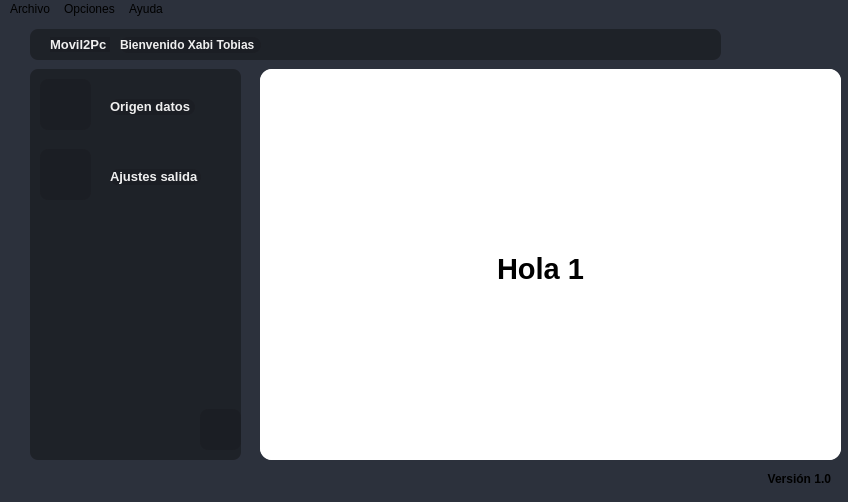
<?xml version="1.0" encoding="UTF-8"?>
<ui version="4.0">
 <class>MainWindow</class>
 <widget class="QMainWindow" name="MainWindow">
  <property name="geometry">
   <rect>
    <x>0</x>
    <y>0</y>
    <width>848</width>
    <height>502</height>
   </rect>
  </property>
  <property name="windowTitle">
   <string>MainWindow</string>
  </property>
  <property name="styleSheet">
   <string notr="true">background-color: rgb(44, 49, 60);</string>
  </property>
  <widget class="QWidget" name="centralwidget">
   <widget class="QFrame" name="FrameCabecera">
    <property name="geometry">
     <rect>
      <x>30</x>
      <y>10</y>
      <width>691</width>
      <height>31</height>
     </rect>
    </property>
    <property name="styleSheet">
     <string notr="true">background-color: rgba(27, 29, 35, 200);
border-radius: 8px;</string>
    </property>
    <widget class="QLabel" name="titApp">
     <property name="geometry">
      <rect>
       <x>20</x>
       <y>8</y>
       <width>60</width>
       <height>15</height>
      </rect>
     </property>
     <property name="maximumSize">
      <size>
       <width>60</width>
       <height>16777215</height>
      </size>
     </property>
     <property name="styleSheet">
      <string notr="true">font: 8pt &quot;Century Gothic&quot;;</string>
     </property>
     <property name="text">
      <string>&lt;html&gt;&lt;head/&gt;&lt;body&gt;&lt;p&gt;&lt;span style=&quot; font-size:10pt; font-weight:600; color:#efefef;&quot;&gt;Movil2Pc&lt;/span&gt;&lt;/p&gt;&lt;/body&gt;&lt;/html&gt;</string>
     </property>
    </widget>
    <widget class="QLabel" name="MensBienve">
     <property name="geometry">
      <rect>
       <x>90</x>
       <y>8</y>
       <width>141</width>
       <height>16</height>
      </rect>
     </property>
     <property name="maximumSize">
      <size>
       <width>150</width>
       <height>150</height>
      </size>
     </property>
     <property name="styleSheet">
      <string notr="true">font: 8pt &quot;Century Gothic&quot;;</string>
     </property>
     <property name="frameShape">
      <enum>QFrame::NoFrame</enum>
     </property>
     <property name="text">
      <string>&lt;html&gt;&lt;head/&gt;&lt;body&gt;&lt;p&gt;&lt;span style=&quot; font-size:9pt; font-weight:600; color:#efefef;&quot;&gt;Bienvenido Xabi Tobias&lt;/span&gt;&lt;/p&gt;&lt;/body&gt;&lt;/html&gt;</string>
     </property>
    </widget>
   </widget>
   <widget class="QLabel" name="gui_labelp">
    <property name="geometry">
     <rect>
      <x>760</x>
      <y>450</y>
      <width>71</width>
      <height>21</height>
     </rect>
    </property>
    <property name="text">
     <string>&lt;html&gt;&lt;head/&gt;&lt;body&gt;&lt;p align=&quot;right&quot;&gt;&lt;span style=&quot; font-weight:600;&quot;&gt;Versión 1.0&lt;/span&gt;&lt;/p&gt;&lt;/body&gt;&lt;/html&gt;</string>
    </property>
    <property name="scaledContents">
     <bool>false</bool>
    </property>
   </widget>
   <widget class="QFrame" name="frameOpciones">
    <property name="geometry">
     <rect>
      <x>30</x>
      <y>50</y>
      <width>211</width>
      <height>391</height>
     </rect>
    </property>
    <property name="styleSheet">
     <string notr="true">background-color: rgba(27, 29, 35, 200);
border-radius: 8px;</string>
    </property>
    <property name="frameShape">
     <enum>QFrame::StyledPanel</enum>
    </property>
    <property name="frameShadow">
     <enum>QFrame::Raised</enum>
    </property>
    <widget class="QPushButton" name="btn_ajuEntrada">
     <property name="geometry">
      <rect>
       <x>10</x>
       <y>10</y>
       <width>51</width>
       <height>51</height>
      </rect>
     </property>
     <property name="styleSheet">
      <string notr="true">image: url(:/imagenes/ajuEntrada.png);</string>
     </property>
     <property name="text">
      <string/>
     </property>
    </widget>
    <widget class="QPushButton" name="btn_ajuSalida">
     <property name="geometry">
      <rect>
       <x>10</x>
       <y>80</y>
       <width>51</width>
       <height>51</height>
      </rect>
     </property>
     <property name="styleSheet">
      <string notr="true">image: url(:/imagenes/ajuSalida.png);</string>
     </property>
     <property name="text">
      <string/>
     </property>
    </widget>
    <widget class="QLabel" name="titApp_2">
     <property name="geometry">
      <rect>
       <x>80</x>
       <y>30</y>
       <width>85</width>
       <height>16</height>
      </rect>
     </property>
     <property name="maximumSize">
      <size>
       <width>120</width>
       <height>16777215</height>
      </size>
     </property>
     <property name="styleSheet">
      <string notr="true">font: 8pt &quot;Century Gothic&quot;;</string>
     </property>
     <property name="text">
      <string>&lt;html&gt;&lt;head/&gt;&lt;body&gt;&lt;p&gt;&lt;span style=&quot; font-size:10pt; font-weight:600; color:#efefef;&quot;&gt;Origen datos&lt;/span&gt;&lt;/p&gt;&lt;/body&gt;&lt;/html&gt;</string>
     </property>
    </widget>
    <widget class="QLabel" name="titApp_3">
     <property name="geometry">
      <rect>
       <x>80</x>
       <y>100</y>
       <width>91</width>
       <height>16</height>
      </rect>
     </property>
     <property name="maximumSize">
      <size>
       <width>120</width>
       <height>16777215</height>
      </size>
     </property>
     <property name="styleSheet">
      <string notr="true">font: 8pt &quot;Century Gothic&quot;;</string>
     </property>
     <property name="text">
      <string>&lt;html&gt;&lt;head/&gt;&lt;body&gt;&lt;p&gt;&lt;span style=&quot; font-size:10pt; font-weight:600; color:#efefef;&quot;&gt;Ajustes salida&lt;/span&gt;&lt;/p&gt;&lt;/body&gt;&lt;/html&gt;</string>
     </property>
    </widget>
    <widget class="QPushButton" name="btn_log">
     <property name="geometry">
      <rect>
       <x>170</x>
       <y>340</y>
       <width>41</width>
       <height>41</height>
      </rect>
     </property>
     <property name="styleSheet">
      <string notr="true">image: url(:/imagenes/log.png);</string>
     </property>
     <property name="text">
      <string/>
     </property>
    </widget>
   </widget>
   <widget class="QFrame" name="framePrincipal1">
    <property name="geometry">
     <rect>
      <x>260</x>
      <y>50</y>
      <width>581</width>
      <height>391</height>
     </rect>
    </property>
    <property name="styleSheet">
     <string notr="true">background-color: rgb(255,255,255);
border-radius: 12px;</string>
    </property>
    <property name="frameShape">
     <enum>QFrame::StyledPanel</enum>
    </property>
    <property name="frameShadow">
     <enum>QFrame::Raised</enum>
    </property>
    <widget class="QLabel" name="Hola1">
     <property name="geometry">
      <rect>
       <x>190</x>
       <y>170</y>
       <width>181</width>
       <height>61</height>
      </rect>
     </property>
     <property name="text">
      <string>&lt;html&gt;&lt;head/&gt;&lt;body&gt;&lt;p align=&quot;center&quot;&gt;&lt;span style=&quot; font-size:22pt; font-weight:600;&quot;&gt;Hola 1&lt;/span&gt;&lt;/p&gt;&lt;/body&gt;&lt;/html&gt;</string>
     </property>
    </widget>
   </widget>
   <widget class="QFrame" name="framePrincipal2">
    <property name="geometry">
     <rect>
      <x>260</x>
      <y>50</y>
      <width>581</width>
      <height>391</height>
     </rect>
    </property>
    <property name="styleSheet">
     <string notr="true">background-color: rgb(255,255,255);
border-radius: 12px;</string>
    </property>
    <property name="frameShape">
     <enum>QFrame::StyledPanel</enum>
    </property>
    <property name="frameShadow">
     <enum>QFrame::Raised</enum>
    </property>
    <widget class="QLabel" name="Hola1_2">
     <property name="geometry">
      <rect>
       <x>190</x>
       <y>170</y>
       <width>181</width>
       <height>61</height>
      </rect>
     </property>
     <property name="text">
      <string>&lt;html&gt;&lt;head/&gt;&lt;body&gt;&lt;p align=&quot;center&quot;&gt;&lt;span style=&quot; font-size:22pt; font-weight:600;&quot;&gt;Hola 2&lt;/span&gt;&lt;/p&gt;&lt;/body&gt;&lt;/html&gt;</string>
     </property>
    </widget>
   </widget>
   <widget class="QPushButton" name="cabMinimizar">
    <property name="geometry">
     <rect>
      <x>720</x>
      <y>10</y>
      <width>41</width>
      <height>31</height>
     </rect>
    </property>
    <property name="styleSheet">
     <string notr="true">image: url(:/imagenes/btnMinimizar.png);
</string>
    </property>
    <property name="text">
     <string/>
    </property>
    <property name="flat">
     <bool>true</bool>
    </property>
   </widget>
   <widget class="QPushButton" name="cabMaximizar">
    <property name="geometry">
     <rect>
      <x>760</x>
      <y>10</y>
      <width>41</width>
      <height>31</height>
     </rect>
    </property>
    <property name="styleSheet">
     <string notr="true">image: url(:/imagenes/btnMaximizar.png);</string>
    </property>
    <property name="text">
     <string/>
    </property>
    <property name="flat">
     <bool>true</bool>
    </property>
   </widget>
   <widget class="QPushButton" name="cabCerrar">
    <property name="geometry">
     <rect>
      <x>800</x>
      <y>10</y>
      <width>41</width>
      <height>31</height>
     </rect>
    </property>
    <property name="styleSheet">
     <string notr="true">image: url(:/imagenes/btnSalir.png);</string>
    </property>
    <property name="text">
     <string/>
    </property>
    <property name="flat">
     <bool>true</bool>
    </property>
   </widget>
   <zorder>framePrincipal2</zorder>
   <zorder>framePrincipal1</zorder>
   <zorder>FrameCabecera</zorder>
   <zorder>gui_labelp</zorder>
   <zorder>frameOpciones</zorder>
   <zorder>cabMinimizar</zorder>
   <zorder>cabMaximizar</zorder>
   <zorder>cabCerrar</zorder>
  </widget>
  <widget class="QMenuBar" name="menubar">
   <property name="geometry">
    <rect>
     <x>0</x>
     <y>0</y>
     <width>848</width>
     <height>21</height>
    </rect>
   </property>
   <widget class="QMenu" name="menuPrincipal">
    <property name="title">
     <string>Archivo</string>
    </property>
    <addaction name="act_borrarBD"/>
    <addaction name="separator"/>
    <addaction name="act_datosAdmin"/>
    <addaction name="separator"/>
    <addaction name="act_salir"/>
   </widget>
   <widget class="QMenu" name="menuOpciones">
    <property name="title">
     <string>Opciones</string>
    </property>
    <addaction name="act_ajustesOri"/>
    <addaction name="act_ajustesSal"/>
    <addaction name="separator"/>
    <addaction name="act_mostrarLog"/>
    <addaction name="separator"/>
   </widget>
   <widget class="QMenu" name="menuAyuda">
    <property name="title">
     <string>Ayuda</string>
    </property>
    <addaction name="act_acercaDe"/>
   </widget>
   <addaction name="menuPrincipal"/>
   <addaction name="menuOpciones"/>
   <addaction name="menuAyuda"/>
  </widget>
  <action name="act_borrarBD">
   <property name="text">
    <string>Ya se me ocurrira algo</string>
   </property>
   <property name="toolTip">
    <string>Ya se me ocurrira algo</string>
   </property>
  </action>
  <action name="act_salir">
   <property name="text">
    <string>Salir de la aplicación</string>
   </property>
   <property name="toolTip">
    <string>Salir de la aplicación</string>
   </property>
  </action>
  <action name="act_ajustesOri">
   <property name="text">
    <string>Ajustes origen ficheros</string>
   </property>
  </action>
  <action name="act_ajustesSal">
   <property name="text">
    <string>Ajustes salida ficheros</string>
   </property>
  </action>
  <action name="act_mostrarLog">
   <property name="text">
    <string>Registro de la última copia</string>
   </property>
  </action>
  <action name="act_datosAdmin">
   <property name="text">
    <string>Datos admin</string>
   </property>
  </action>
  <action name="act_acercaDe">
   <property name="text">
    <string>Acerca de</string>
   </property>
  </action>
  <action name="act_cumpleaneros">
   <property name="text">
    <string>Listado de cumpleañeros</string>
   </property>
  </action>
 </widget>
 <resources>
  <include location="images/imagenes.qrc"/>
 </resources>
 <connections/>
</ui>
